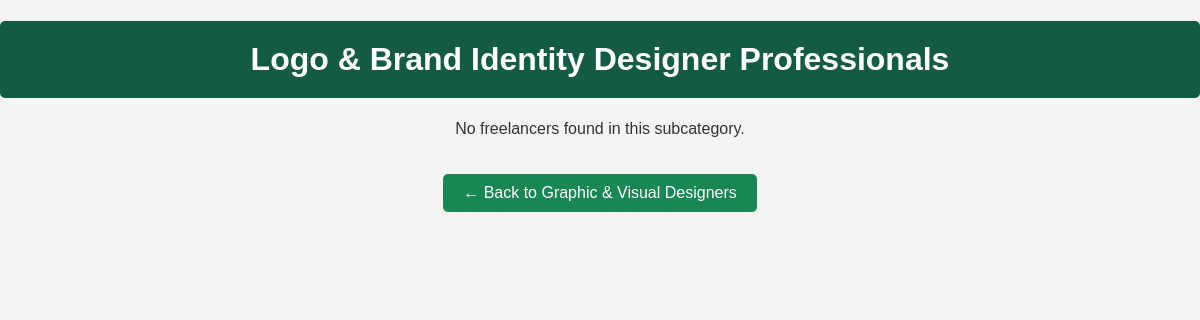
/subcategories/7/ (signed in), run on an earlier commit of the app's database.
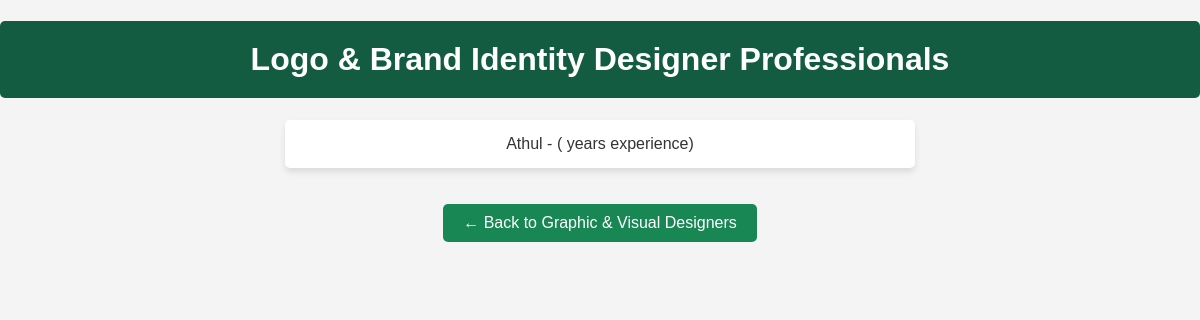
And on a later commit of the database.
### app/models.py (models this page shows, shortened)
class Freelancer(models.Model):
    CATEGORY_CHOICES = [
        ("UI/UX & Web Designers", "UI/UX & Web Designers"),
        ("Graphic & Visual Designers", "Graphic & Visual Designers"),
        ("Digital & Marketing Designers", "Digital & Marketing Designers"),
        ("Multimedia & Video Designers", "Multimedia & Video Designers"),
        ("Industrial & Product Designers", "Industrial & Product Designers"),
    ]
    name = models.CharField(max_length=255)
    email = models.EmailField(unique=True)
    category = models.CharField(max_length=50, choices=CATEGORY_CHOICES)
    subcategory = models.ForeignKey(SubCategory, on_delete=models.CASCADE, related_name='freelancers')
    portfolio_url = models.URLField(blank=True, null=True)
    bio = models.TextField()
    created_at = models.DateTimeField(auto_now_add=True)

### app/views.py (the view)
# urls.py: path('subcategories/<int:subcategory_id>/', views.subcategory_detail, name='subcategory_detail'),
@login_required
def subcategory_detail(request, subcategory_id):
    subcategory = get_object_or_404(SubCategory, id=subcategory_id)
    freelancers = subcategory.freelancers.all()
    return render(request, 'subcategory_detail.html', {'subcategory': subcategory, 'freelancers': freelancers})

### templates/subcategory_detail.html (shortened to what this page needs)
<!DOCTYPE html>
<html lang="en">
<head>
    {% load static %}
    <link rel="stylesheet" href="{% static 'css/subcategory_detail.css' %}">
</head>
<body>
    <h1>{{ subcategory.name }} Professionals</h1>
    {% if freelancers %}
    <ul>
        {% for freelancer in freelancers %}
        <li>{{ freelancer.name }} - {{ freelancer.skills }} ({{ freelancer.experience }} years experience)</li>
        {% endfor %}
    </ul>
    {% else %}
    <p>No freelancers found in this subcategory.</p>
    {% endif %}
    <a href="{% url 'category_detail' subcategory.category.id %}">← Back to {{ subcategory.category.name }}</a>
</body>
</html>

What changed in the data, as far as the page shows it:
added Freelancer: name "Athul"
Also different on the page:
text no longer shown: "No freelancers found in this subcategory."
